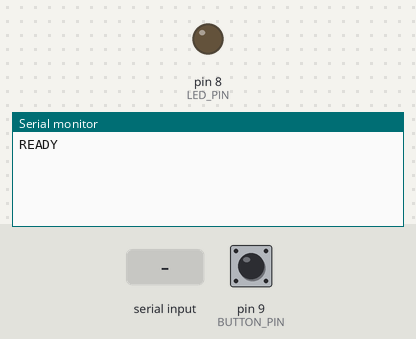
Bench run of a sketch on a simulated Arduino Uno, built for the host (arithmetic inside an expression is 32-bit, double 64-bit). Parts: output pins drawn as LEDs (lit = HIGH), the last lines printed to the serial monitor. The inputs (shaded band) are chosen by the test bench; at power-on: pin 9 (BUTTON_PIN) HIGH.

Above: at 1.2 s.
1.3 s: pin 9 (BUTTON_PIN) pulled LOW for 0.15 s
At 2.4 s:
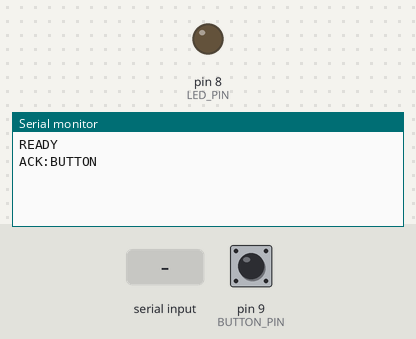
2.9 s: "S\n" received over Serial
At 3.5 s:
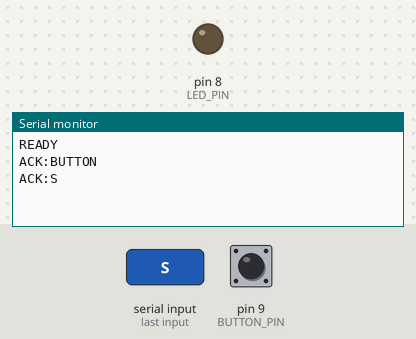
4.4 s: "P:\n" received over Serial
At 5.6 s:
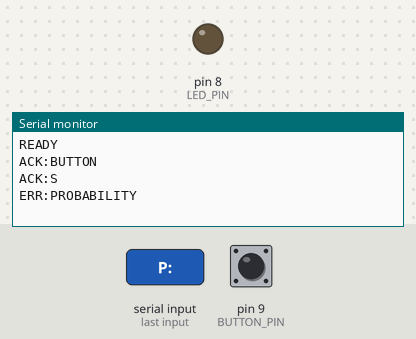
5.9 s: "1\n" received over Serial
At 7.0 s:
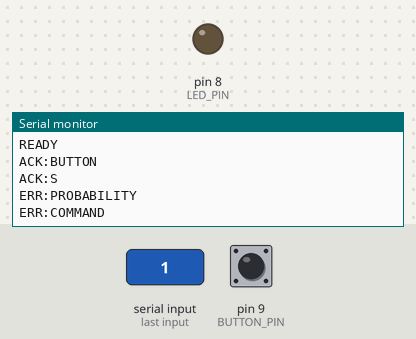

The sketch:

overspending_alert.ino
```cpp
// Financial Wellness overspending alert.
// Browser protocol at 115200 baud:
//   P:<probability>\n  e.g. P:0.742500
//   S\n               stop the current alert

#include <Arduino.h>
#include <math.h>
#include <stdlib.h>
#include <string.h>

const byte BUZZER_PIN = 2;
const byte LED_PIN = 8;
const byte BUTTON_PIN = 9;

const unsigned long MEDIUM_INTERVAL_MS = 1000;
const unsigned long HIGH_INTERVAL_MS = 200;
const unsigned long PULSE_DURATION_MS = 100;
const unsigned long BUTTON_DEBOUNCE_MS = 35;
const unsigned int BUZZER_FREQUENCY_HZ = 2000;
// Leave true for a passive piezo buzzer. Set false for an active buzzer
// module that sounds whenever its signal pin is HIGH.
const bool PASSIVE_BUZZER = true;

const float MEDIUM_THRESHOLD = 0.33;
const float HIGH_THRESHOLD = 0.66;

char serialBuffer[32];
byte serialLength = 0;

float currentProbability = 0.0;
unsigned long alertIntervalMs = 0;
unsigned long lastPulseStartedAt = 0;
bool alertAcknowledged = false;
bool pulseOn = false;

bool lastButtonReading = HIGH;
bool stableButtonState = HIGH;
unsigned long buttonChangedAt = 0;

void setOutputs(bool enabled) {
  pulseOn = enabled;
  digitalWrite(LED_PIN, enabled ? HIGH : LOW);
  if (enabled) {
    if (PASSIVE_BUZZER) {
      tone(BUZZER_PIN, BUZZER_FREQUENCY_HZ);
    } else {
      digitalWrite(BUZZER_PIN, HIGH);
    }
  } else {
    noTone(BUZZER_PIN);
    digitalWrite(BUZZER_PIN, LOW);
  }
}

void stopAlert(bool acknowledge) {
  alertIntervalMs = 0;
  alertAcknowledged = acknowledge;
  setOutputs(false);
}

void applyProbability(float probability) {
  currentProbability = probability;
  alertAcknowledged = false;
  setOutputs(false);

  if (probability < MEDIUM_THRESHOLD) {
    alertIntervalMs = 0;
  } else if (probability <= HIGH_THRESHOLD) {
    alertIntervalMs = MEDIUM_INTERVAL_MS;
  } else {
    alertIntervalMs = HIGH_INTERVAL_MS;
  }

  // Start the first pulse immediately instead of making the user wait for
  // the first interval to elapse.
  if (alertIntervalMs > 0) {
    lastPulseStartedAt = millis();
    setOutputs(true);
  }
}

void handleSerialCommand(char *command) {
  if (strcmp(command, "S") == 0) {
    stopAlert(true);
    Serial.println("ACK:S");
    return;
  }

  if (strncmp(command, "P:", 2) != 0) {
    Serial.println("ERR:COMMAND");
    return;
  }

  char *end = nullptr;
  const float probability = strtof(command + 2, &end);
  if (end == command + 2 || *end != '\0' || !isfinite(probability) ||
      probability < 0.0 || probability > 1.0) {
    Serial.println("ERR:PROBABILITY");
    return;
  }

  applyProbability(probability);
  Serial.print("ACK:P:");
  Serial.println(currentProbability, 6);
}

void readSerialCommands() {
  while (Serial.available() > 0) {
    const char incoming = static_cast<char>(Serial.read());
    if (incoming == '\r') continue;

    if (incoming == '\n') {
      serialBuffer[serialLength] = '\0';
      if (serialLength > 0) handleSerialCommand(serialBuffer);
      serialLength = 0;
      continue;
    }

    if (serialLength < sizeof(serialBuffer) - 1) {
      serialBuffer[serialLength++] = incoming;
    } else {
      serialLength = 0;
      Serial.println("ERR:TOO_LONG");
    }
  }
}

void updateButton() {
  const bool reading = digitalRead(BUTTON_PIN);
  const unsigned long now = millis();

  if (reading != lastButtonReading) {
    lastButtonReading = reading;
    buttonChangedAt = now;
  }

  if (now - buttonChangedAt < BUTTON_DEBOUNCE_MS || reading == stableButtonState) return;

  stableButtonState = reading;
  if (stableButtonState == LOW) {
    stopAlert(true);
    Serial.println("ACK:BUTTON");
  }
}

void updateAlert() {
  if (alertAcknowledged || alertIntervalMs == 0) {
    if (pulseOn) setOutputs(false);
    return;
  }

  const unsigned long now = millis();
  const unsigned long elapsed = now - lastPulseStartedAt;

  if (pulseOn && elapsed >= PULSE_DURATION_MS) {
    setOutputs(false);
  }

  if (elapsed >= alertIntervalMs) {
    lastPulseStartedAt = now;
    setOutputs(true);
  }
}

void setup() {
  pinMode(BUZZER_PIN, OUTPUT);
  pinMode(LED_PIN, OUTPUT);
  // Wire the button between pin 9 and GND; the internal pull-up removes the
  // need for an external resistor and makes a press read LOW.
  pinMode(BUTTON_PIN, INPUT_PULLUP);
  setOutputs(false);

  Serial.begin(115200);
  Serial.println("READY");
}

void loop() {
  readSerialCommands();
  updateButton();
  updateAlert();
}
```

Measured:
- after the input at 1.3 s, the serial monitor: prints a new line at once (image 1)
- after the input at 2.9 s, the serial monitor: prints a new line at once (image 2)
- after the input at 4.4 s, the serial monitor: prints a new line at once (image 3)
- after the input at 5.9 s, the serial monitor: prints a new line at once (image 4)
